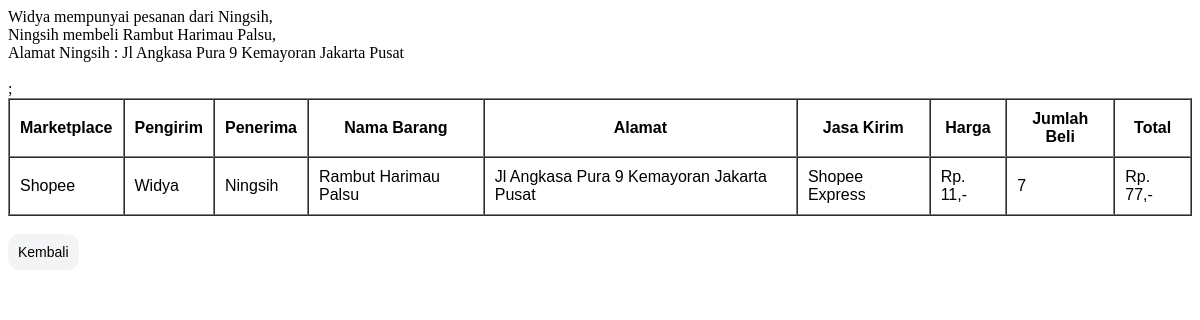
Page /pesananlihat.php?id=PSN000000003 on the committed database.
### tables this page shows
CREATE TABLE IF NOT EXISTS `pesanan` (
  `id_pesanan` varchar(12) NOT NULL,
  `nm_pengirim` varchar(50) NOT NULL,
  `nm_penerima` varchar(50) NOT NULL,
  `nm_barang` varchar(100) NOT NULL,
  `marketplace` enum('Bukalapak','Tokopedia','Shopee','Lazada') DEFAULT NULL,
  `jasa_kirim` text NOT NULL,
  `harga` bigint(19) NOT NULL,
  `jumlah_beli` bigint(50) NOT NULL,
  `alamat` varchar(200) NOT NULL
);

### pesananlihat.php (the view, shortened to what this page needs)
<?php
$konek = mysqli_connect("localhost", "root", "", "crud");
$id  = $_GET['id'];
$sql = "SELECT * FROM pesanan WHERE id_pesanan='$id'";
$qry = mysqli_query($konek, $sql)or die ("Gagal query");
$data = mysqli_fetch_array($qry);
?>
<html>
<head>
    <link href="style/tambahfm.css" rel="stylesheet" type="text/css">
</head>
<body>
<?php
echo "$data[nm_pengirim] mempunyai pesanan dari $data[nm_penerima],
<br> $data[nm_penerima] membeli $data[nm_barang],
<br> Alamat $data[nm_penerima] : $data[alamat]"
?>
<br /><br />
<table border="1" cellspacing="0" cellpadding="10">
    <tr align="center">
        <td><b>Marketplace</b></td>
        <td><b>Pengirim</b></td>
        <td><b>Penerima</b></td>
        <td><b>Nama Barang</b></td>
        <td><b>Alamat</b></td>
        <td><b>Jasa Kirim</b></td>
        <td><b>Harga</b></td>
        <td><b>Jumlah Beli</b></td>
        <td><b>Total</b></td>
    </tr>
<?php
echo "<form method=\"GET\" action=\"#\">
    <tr bgcolor=#FFFFFF>
    <td>$data[marketplace]</td>
    <td>$data[nm_pengirim]</td>
    <td>$data[nm_penerima]</td>
    <td>$data[nm_barang]</td>
    <td>$data[alamat]</td>
    <td>$data[jasa_kirim]</td>
    <td><p>Rp. ".number_format($data[harga], 0, '', '.').",-<br></td>
    <td>$data[jumlah_beli]</td>
    <td><p>Rp. ".number_format($data[harga] * $data[jumlah_beli], 0, '', '.').",-<br></td>
    </tr>;
</table>
</form>"
?>
<br>
<input type="reset" name="Kembali" class="button" value="Kembali" onclick="self.history.back()">
</body>
</html>

### style/tambahfm.css (style rules this page uses)
input { outline: none; }
.button { outline: none; display: inline-block; font-family: arial; background-color: #F3F4F5; border: none; color: black; padding: 10px; text-align: center; text-decoration: none; display: inline-block; font-size: 14px; cursor: pointer; border-radius: 12px; }
td { font-family: arial; }

### rows in the picture
pesanan: nm_pengirim "Widya", nm_penerima "Ningsih", nm_barang "Rambut Harimau Palsu", alamat "Jl Angkasa Pura 9 Kemayoran Jakarta Pusat", marketplace "Shopee", jasa_kirim "Shopee Express", harga "11", jumlah_beli "7", $data[harga] * $data[jumlah_beli] "77"
